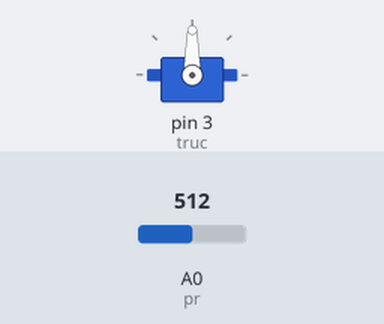
This sketch was run on a simulated Arduino Uno, built with avr-gcc and run on an emulated ATmega328P. Shown: servo. Inputs (shaded band) come from the test bench; at power-on: A0 (pr) = 512.

Above: at 1.2 s.
1.3 s: A0 (pr) set to 716
At 2.5 s:
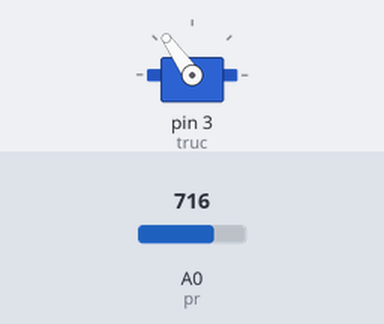
2.8 s: A0 (pr) set to 900
At 3.4 s:
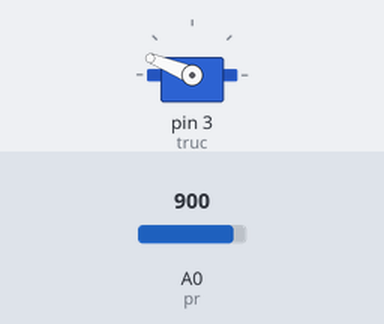
4.3 s: A0 (pr) set to 1023
At 4.7 s:
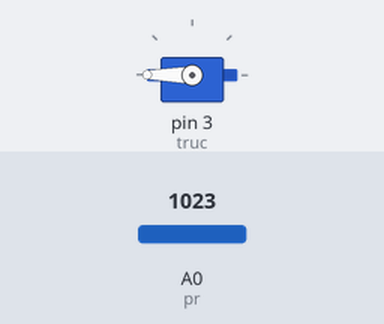
5.8 s: A0 (pr) set to 306
At 7.0 s:
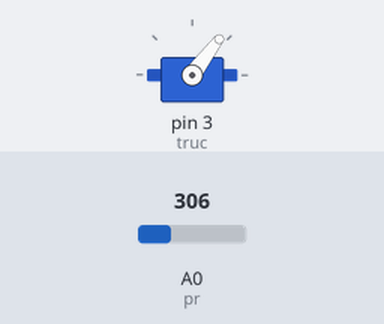
7.3 s: A0 (pr) set to 122
At 8.1 s:
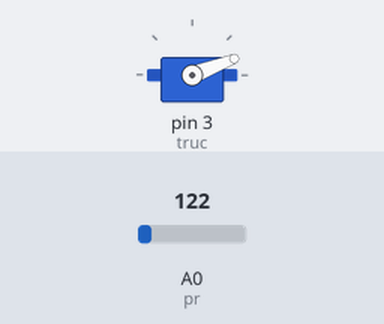
Timing chart, 0 to 9.8 s (numbered marks = the images above; inputs shaded):
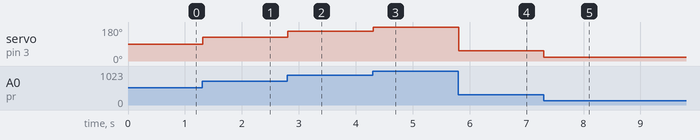

Measured:
- after the input at 1.3 s, servo on pin 3 (truc): 90° → 125° at once
- after the input at 2.8 s, servo on pin 3 (truc): 125° → 158° at once
- after the input at 4.3 s, servo on pin 3 (truc): 158° → 180° at once
- after the input at 5.8 s, servo on pin 3 (truc): 180° → 53° at once
- after the input at 7.3 s, servo on pin 3 (truc): 53° → 21° at once

The sketch:

servo_pr.ino
```cpp
#include <Servo.h>
const int pr = A0;
Servo truc;
int val = 0;


void setup ()
{
  truc.attach(3);
}

void loop ()
{
  val = analogRead(pr);
  val = map(val, 0 , 1023, 0 , 180);
  truc.write(val);
  delay(10);

}
```
